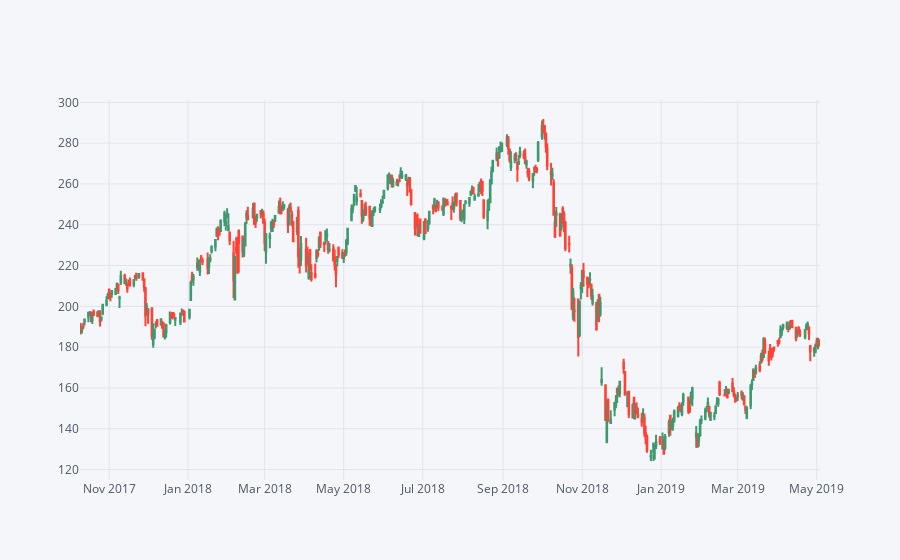

The notebook cell this image was saved under:
### Code cell
f[['open','high','low','close']].iplot(kind='candle')

### Figure 1 — Plotly figure (JSON) as saved in the notebook; plotly's stock layout.template omitted (floating-point values rounded to 4 significant figures; data arrays with more than 128 entries replaced by an {"elided": "..."} marker saying what was removed)
{"data": [{"close": {"elided": "393 float values"}, "high": {"elided": "393 float values"}, "low": {"elided": "393 float values"}, "open": {"elided": "393 float values"}, "showlegend": false, "type": "candlestick", "uid": "5fac7658-0aa3-4245-9476-7ef5fe5b53ec", "x": {"elided": "393 str values"}, "yaxis": "y2"}], "layout": {"legend": {"bgcolor": "#F5F6F9", "font": {"color": "#4D5663"}}, "paper_bgcolor": "#F5F6F9", "plot_bgcolor": "#F5F6F9", "title": {"font": {"color": "#4D5663"}}, "xaxis": {"gridcolor": "#E1E5ED", "rangeslider": {"visible": false}, "showgrid": true, "tickfont": {"color": "#4D5663"}, "title": {"font": {"color": "#4D5663"}, "text": ""}, "zerolinecolor": "#E1E5ED"}, "yaxis": {"gridcolor": "#E1E5ED", "showgrid": true, "showticklabels": false, "tickfont": {"color": "#4D5663"}, "title": {"font": {"color": "#4D5663"}, "text": ""}, "zerolinecolor": "#E1E5ED"}, "yaxis2": {"gridcolor": "#E1E5ED", "showgrid": true, "tickfont": {"color": "#4D5663"}, "title": {"font": {"color": "#4D5663"}, "text": ""}, "zerolinecolor": "#E1E5ED"}}}
